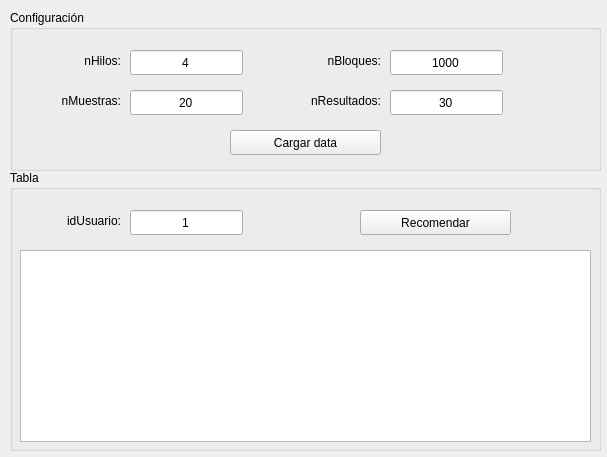
<?xml version="1.0" encoding="UTF-8"?>
<ui version="4.0">
 <class>MainWindow</class>
 <widget class="QMainWindow" name="MainWindow">
  <property name="geometry">
   <rect>
    <x>0</x>
    <y>0</y>
    <width>607</width>
    <height>457</height>
   </rect>
  </property>
  <property name="windowTitle">
   <string>Sistema de Recomendación</string>
  </property>
  <widget class="QWidget" name="centralWidget">
   <widget class="QGroupBox" name="groupBox">
    <property name="geometry">
     <rect>
      <x>10</x>
      <y>10</y>
      <width>591</width>
      <height>161</height>
     </rect>
    </property>
    <property name="title">
     <string>Configuración</string>
    </property>
    <widget class="QLabel" name="label">
     <property name="geometry">
      <rect>
       <x>30</x>
       <y>40</y>
       <width>81</width>
       <height>21</height>
      </rect>
     </property>
     <property name="text">
      <string>nHilos:</string>
     </property>
     <property name="alignment">
      <set>Qt::AlignRight|Qt::AlignTrailing|Qt::AlignVCenter</set>
     </property>
    </widget>
    <widget class="QLineEdit" name="lineEdit_nhilos">
     <property name="geometry">
      <rect>
       <x>120</x>
       <y>40</y>
       <width>113</width>
       <height>25</height>
      </rect>
     </property>
     <property name="text">
      <string>4</string>
     </property>
     <property name="alignment">
      <set>Qt::AlignCenter</set>
     </property>
    </widget>
    <widget class="QLabel" name="label_2">
     <property name="geometry">
      <rect>
       <x>290</x>
       <y>40</y>
       <width>81</width>
       <height>21</height>
      </rect>
     </property>
     <property name="text">
      <string>nBloques:</string>
     </property>
     <property name="alignment">
      <set>Qt::AlignRight|Qt::AlignTrailing|Qt::AlignVCenter</set>
     </property>
    </widget>
    <widget class="QLineEdit" name="lineEdit_nbloques">
     <property name="geometry">
      <rect>
       <x>380</x>
       <y>40</y>
       <width>113</width>
       <height>25</height>
      </rect>
     </property>
     <property name="text">
      <string>1000</string>
     </property>
     <property name="alignment">
      <set>Qt::AlignCenter</set>
     </property>
    </widget>
    <widget class="QLabel" name="label_3">
     <property name="geometry">
      <rect>
       <x>610</x>
       <y>110</y>
       <width>81</width>
       <height>21</height>
      </rect>
     </property>
     <property name="text">
      <string>nHilos:</string>
     </property>
     <property name="alignment">
      <set>Qt::AlignRight|Qt::AlignTrailing|Qt::AlignVCenter</set>
     </property>
    </widget>
    <widget class="QLineEdit" name="lineEdit_4">
     <property name="geometry">
      <rect>
       <x>700</x>
       <y>110</y>
       <width>113</width>
       <height>25</height>
      </rect>
     </property>
    </widget>
    <widget class="QLabel" name="label_4">
     <property name="geometry">
      <rect>
       <x>280</x>
       <y>80</y>
       <width>91</width>
       <height>21</height>
      </rect>
     </property>
     <property name="text">
      <string>nResultados:</string>
     </property>
     <property name="alignment">
      <set>Qt::AlignRight|Qt::AlignTrailing|Qt::AlignVCenter</set>
     </property>
    </widget>
    <widget class="QLabel" name="label_5">
     <property name="geometry">
      <rect>
       <x>30</x>
       <y>80</y>
       <width>81</width>
       <height>21</height>
      </rect>
     </property>
     <property name="text">
      <string>nMuestras:</string>
     </property>
     <property name="alignment">
      <set>Qt::AlignRight|Qt::AlignTrailing|Qt::AlignVCenter</set>
     </property>
    </widget>
    <widget class="QLineEdit" name="lineEdit_nmuestras">
     <property name="geometry">
      <rect>
       <x>120</x>
       <y>80</y>
       <width>113</width>
       <height>25</height>
      </rect>
     </property>
     <property name="text">
      <string>20</string>
     </property>
     <property name="alignment">
      <set>Qt::AlignCenter</set>
     </property>
    </widget>
    <widget class="QLineEdit" name="lineEdit_nresultados">
     <property name="geometry">
      <rect>
       <x>380</x>
       <y>80</y>
       <width>113</width>
       <height>25</height>
      </rect>
     </property>
     <property name="text">
      <string>30</string>
     </property>
     <property name="alignment">
      <set>Qt::AlignCenter</set>
     </property>
    </widget>
    <widget class="QPushButton" name="pushButton_cargardata">
     <property name="geometry">
      <rect>
       <x>220</x>
       <y>120</y>
       <width>151</width>
       <height>25</height>
      </rect>
     </property>
     <property name="text">
      <string>Cargar data</string>
     </property>
    </widget>
   </widget>
   <widget class="QGroupBox" name="groupBox_2">
    <property name="geometry">
     <rect>
      <x>10</x>
      <y>170</y>
      <width>591</width>
      <height>281</height>
     </rect>
    </property>
    <property name="title">
     <string>Tabla</string>
    </property>
    <widget class="QLabel" name="label_6">
     <property name="geometry">
      <rect>
       <x>30</x>
       <y>40</y>
       <width>81</width>
       <height>21</height>
      </rect>
     </property>
     <property name="text">
      <string>idUsuario:</string>
     </property>
     <property name="alignment">
      <set>Qt::AlignRight|Qt::AlignTrailing|Qt::AlignVCenter</set>
     </property>
    </widget>
    <widget class="QLineEdit" name="lineEdit_idusuario">
     <property name="geometry">
      <rect>
       <x>120</x>
       <y>40</y>
       <width>113</width>
       <height>25</height>
      </rect>
     </property>
     <property name="text">
      <string>1</string>
     </property>
     <property name="alignment">
      <set>Qt::AlignCenter</set>
     </property>
    </widget>
    <widget class="QPushButton" name="pushButton_recomendar">
     <property name="geometry">
      <rect>
       <x>350</x>
       <y>40</y>
       <width>151</width>
       <height>25</height>
      </rect>
     </property>
     <property name="text">
      <string>Recomendar</string>
     </property>
    </widget>
    <widget class="QTableWidget" name="tableWidget_movies">
     <property name="geometry">
      <rect>
       <x>10</x>
       <y>80</y>
       <width>571</width>
       <height>192</height>
      </rect>
     </property>
    </widget>
   </widget>
  </widget>
 </widget>
 <layoutdefault spacing="6" margin="11"/>
 <resources/>
 <connections/>
</ui>
